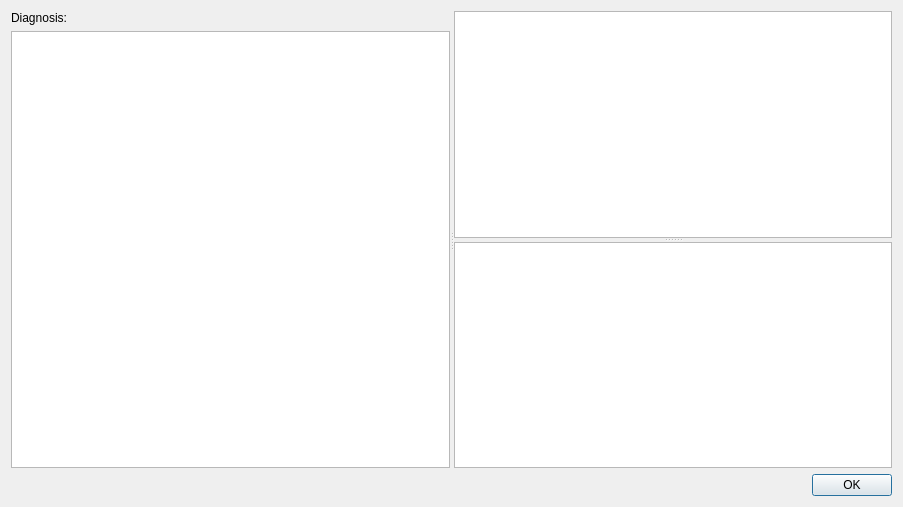
<?xml version="1.0" encoding="UTF-8"?>
<ui version="4.0">
 <class>ViewPrognosisDialog</class>
 <widget class="QDialog" name="ViewPrognosisDialog">
  <property name="geometry">
   <rect>
    <x>0</x>
    <y>0</y>
    <width>903</width>
    <height>507</height>
   </rect>
  </property>
  <property name="windowTitle">
   <string>Prognosis Viewer</string>
  </property>
  <layout class="QVBoxLayout" name="verticalLayout_2">
   <item>
    <widget class="QSplitter" name="splitter_2">
     <property name="orientation">
      <enum>Qt::Horizontal</enum>
     </property>
     <widget class="QWidget" name="verticalLayoutWidget">
      <layout class="QVBoxLayout" name="verticalLayout">
       <item>
        <widget class="QLabel" name="diagnosisNameLabel">
         <property name="text">
          <string>Diagnosis: </string>
         </property>
        </widget>
       </item>
       <item>
        <widget class="QTableView" name="parameterValueTableView">
         <property name="alternatingRowColors">
          <bool>true</bool>
         </property>
         <property name="selectionBehavior">
          <enum>QAbstractItemView::SelectRows</enum>
         </property>
        </widget>
       </item>
      </layout>
     </widget>
     <widget class="QSplitter" name="splitter">
      <property name="orientation">
       <enum>Qt::Vertical</enum>
      </property>
      <widget class="ProbabilityTableView" name="phaseProbabilityTableView">
       <property name="alternatingRowColors">
        <bool>true</bool>
       </property>
       <property name="selectionBehavior">
        <enum>QAbstractItemView::SelectRows</enum>
       </property>
      </widget>
      <widget class="QTableView" name="unknownParameterTableView">
       <property name="alternatingRowColors">
        <bool>true</bool>
       </property>
       <property name="selectionBehavior">
        <enum>QAbstractItemView::SelectRows</enum>
       </property>
      </widget>
     </widget>
    </widget>
   </item>
   <item>
    <widget class="QDialogButtonBox" name="dialogButtonBox">
     <property name="standardButtons">
      <set>QDialogButtonBox::Ok</set>
     </property>
    </widget>
   </item>
  </layout>
 </widget>
 <customwidgets>
  <customwidget>
   <class>ProbabilityTableView</class>
   <extends>QTableView</extends>
   <header>TableView.h</header>
  </customwidget>
 </customwidgets>
 <resources/>
 <connections/>
</ui>
